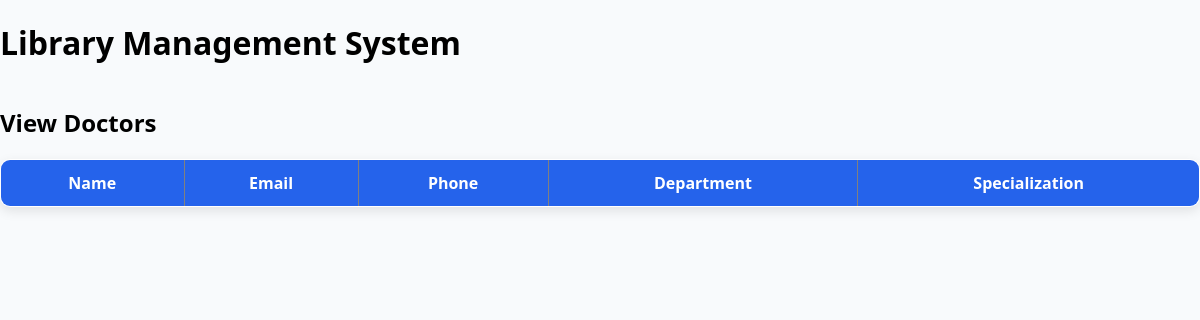
Before: /view-doctors/ with the older database file.
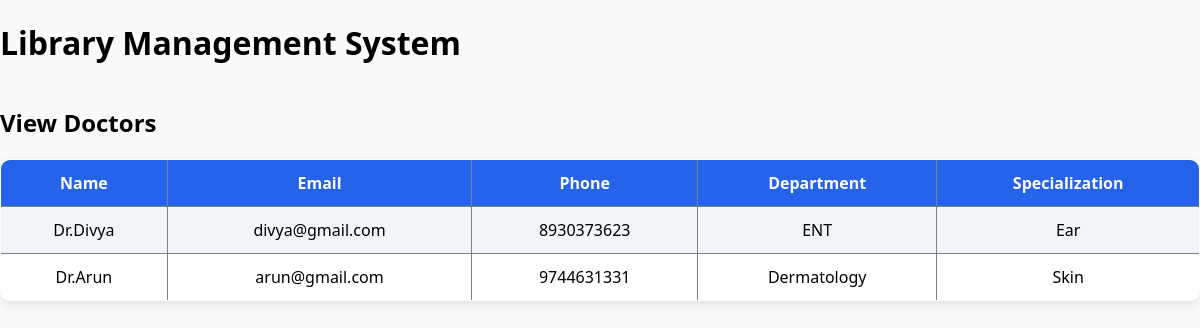
After: the same page with the newer database file.
### hospital/models.py (models this page shows, shortened)
class Doctor(models.Model):
    name = models.CharField(max_length=100)
    department = models.ForeignKey(
        Department,
        on_delete=models.CASCADE
    )
    specialization = models.CharField(max_length=100)
    email = models.EmailField(unique=True)
    phone = models.CharField(max_length=15)

class Department(models.Model):
    name = models.CharField(max_length=100)
    def __str__(self):
        return self.name

### hospital/views.py (the view)
# urls.py: path('view-doctors/',views.view_doctors,name='view_doctors'),
def view_doctors(request):
    doctors = Doctor.objects.all()
    return render(request, 'view_doctors.html', {'doctors': doctors})

### hospital/templates/view_doctors.html (shortened to what this page needs)
{% extends 'base.html' %}
{% block content %}
<h2>View Doctors</h2>
<table border="1"
    <tr>
        <th>Name</th>
        <th>Email</th>
        <th>Phone</th>
        <th>Department</th>
        <th>Specialization</th>
    {% for doctor in doctors %}
    <tr>
        <td>{{ doctor.name }}</td>
        <td>{{ doctor.email }}</td>
        <td>{{ doctor.phone }}</td>
        <td>{{ doctor.department }}</td>
        <td>{{ doctor.specialization }}</td>
    </tr>
    {% endfor %}
</table>
{% endblock %}

Changed rows visible on the page:
added Doctor: name "Dr.Divya", email "divya@gmail.com", phone "8930373623", department "ENT", specialization "Ear"
added Doctor: name "Dr.Arun", email "arun@gmail.com", phone "9744631331", department "Dermatology", specialization "Skin"
